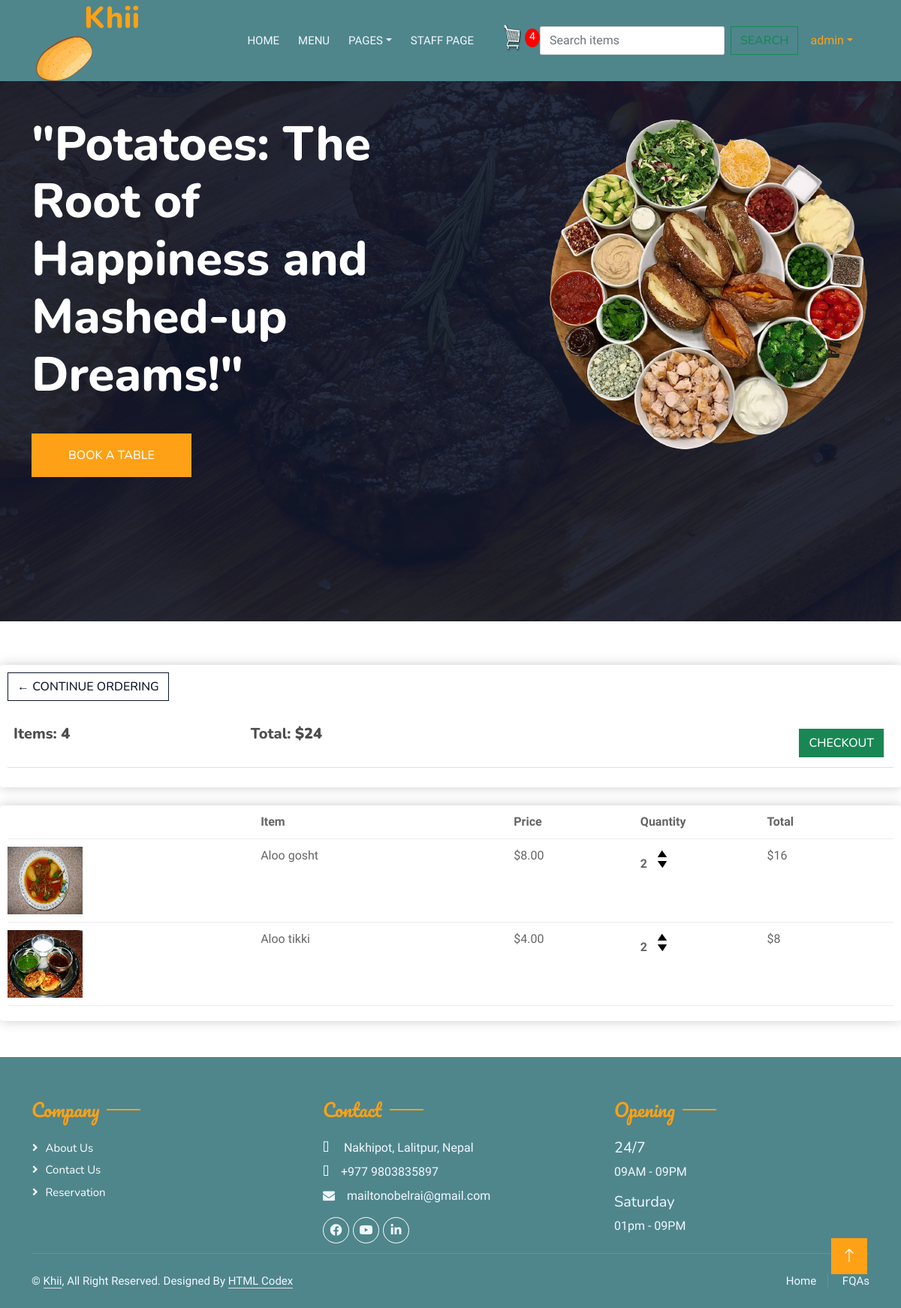
The app's page /cart/ (signed in), older data.
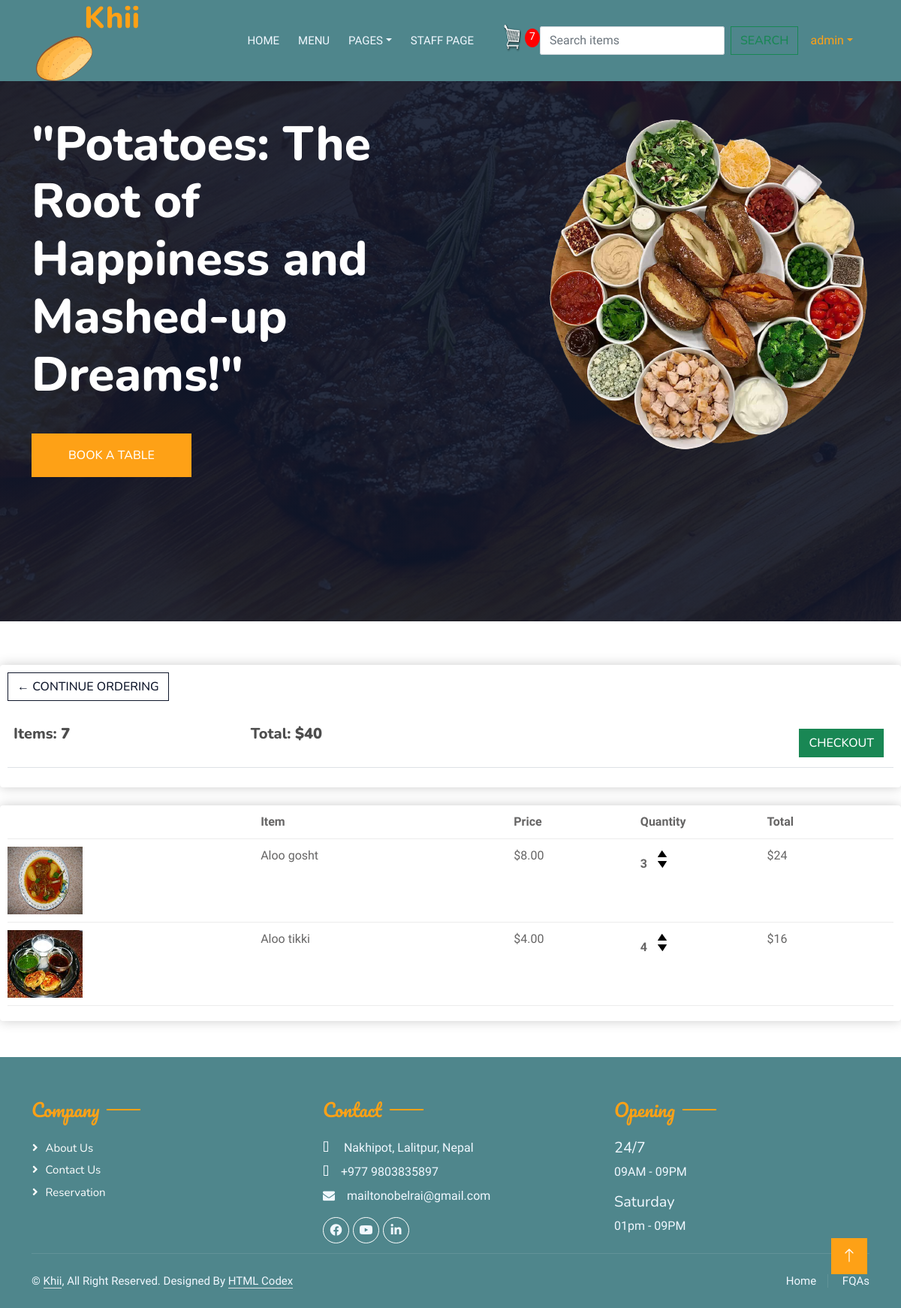
The same page, newer data.
### home/models.py (models this page shows, shortened)
class Order(models.Model):
    customer = models.ForeignKey(Customer, on_delete=models.SET_NULL, null=True, blank=True)
    date_ordered = models.DateTimeField(auto_now_add=True)
    complete = models.BooleanField(default=False)
    transaction_id = models.CharField(max_length=100, null=True)
    @property
    def get_cart_total(self):
        order_items = self.orderitem_set.all()
        total = sum([item.get_total for item in order_items])
        return total
    @property
    def get_cart_items(self):
        order_items = self.orderitem_set.all()
        total = sum([item.quantity for item in order_items])
        return total

class OrderItem(models.Model):
    user = models.OneToOneField(User, null=True, blank=True, on_delete=models.CASCADE)
    product = models.ForeignKey(Items, on_delete=models.SET_NULL, blank=True, null=True)
    order = models.ForeignKey(Order, on_delete=models.SET_NULL, null=True, blank=True)
    quantity = models.IntegerField(default=0, null=True, blank=True)
    date_added = models.DateTimeField(auto_now_add=True)
    @property
    def get_total(self):
        return self.quantity * self.product.price

class Items(models.Model):
    name = models.CharField(max_length=20)
    price = models.IntegerField()
    image = models.ImageField(null=True, blank=True, upload_to="images/")
    digital = models.BooleanField(default=False)
    date_added = models.DateTimeField(auto_now_add=True, null=True)

### home/views.py (the view, shortened to what this page needs)
# urls.py: path("cart/", cart, name="cart"),
def cart(request):
    if request.user.is_authenticated:
        customer = request.user.customer
        order, created = Order.objects.get_or_create(customer=customer, complete=False)
        items = order.orderitem_set.all()
        cart_items = order.get_cart_items
    context = {"items": items, "order": order, "cart_items":cart_items}
    return render(request, 'cart.html', context)

### template/cart.html
{% extends 'base.html' %}
{% load static %}
{% block myblock %}
    <div class="row">
        <div class="col-lg-12">
            <div class="box-element">
                <a class="btn btn-outline-dark" href="{% url 'menu' %}">&#x2190; Continue Ordering</a><br><br>
                <table class="table">
                    <tr>
                        <th><h5>Items: <strong>{{ order.get_cart_items }}</strong></h5></th>
                        <th><h5>Total: <strong>${{ order.get_cart_total }}</strong></h5></th>
                        <th>
                            <a class="btn btn-success" style="float:
                            right; margin: 5px;" href="{% url 'checkout' %}">
                                Checkout
                            </a>
                        </th>
                    </tr>
                </table>
            </div>
            <br>
            <div class="box-element">
                <div class="cart-row">
                    <div style="flex: 2"></div>
                    <div style="flex: 2"><strong>Item</strong></div>
                    <div style="flex: 1"><strong>Price</strong></div>
                    <div style="flex: 1"><strong>Quantity</strong></div>
                    <div style="flex: 1"><strong>Total</strong></div>
                </div>
                {% for item in items %}
                    <div class="cart-row">
                    {% if item.product.image %}
                        <div style="flex: 2"><img class="row-image" src='{{ item.product.image.url }}' style="height: 90px"></div>
                    {% else %}
                        <div style="flex: 2"><img class="row-image" src='{{ item.product.imageURL }}' style="height: 90px"></div>
                    {% endif %}
                        <div style="flex: 2">{{ item.product.name }}</div>
                        <div style="flex: 1">${{ item.product.price|floatformat:2 }}</div>
                        <div style="flex: 1">
                            <p class="quantity">{{ item.quantity }}</p>
                            <div class="quantity">
                                <img data-product='{{ item.product.id }}' class="chg-quantity update-cart" data-action="add"
                                     src="{% static  'img/arrow-up.png' %}">
                                <img data-product='{{ item.product.id }}' class="chg-quantity update-cart" data-action="remove"
                                     src="{% static  'img/arrow-down.png' %}">
                            </div>
                        </div>
                        <div style="flex: 1">${{item.get_total }}</div>
                    </div>
                {% endfor %}
            </div>
        </div>
    </div>
{% endblock %}

### template/base.html (shortened to what the changed rows need)
<!DOCTYPE html>
{% load static %}
<html lang="en">
<head>
    <link rel="stylesheet" href="https://cdn.jsdelivr.net/npm/bootstrap-icons@1.10.5/font/bootstrap-icons.css">
    <link href="https://cdnjs.cloudflare.com/ajax/libs/font-awesome/5.10.0/css/all.min.css" rel="stylesheet">
    <link href="{% static 'lib/animate/animate.min.css' %}" rel="stylesheet">
    <link href="{% static 'lib/owlcarousel/assets/owl.carousel.min.css' %}" rel="stylesheet">
    <link href="{% static 'lib/tempusdominus/css/tempusdominus-bootstrap-4.min.css' %}" rel="stylesheet" />
    <link href="{% static 'css/bootstrap.min.css' %}" type="text/css" rel="stylesheet">
    <link href="{% static 'css/style.css' %}" type="text/css" rel="stylesheet">
        <link href="{% static 'css/main.css' %}" type="text/css" rel="stylesheet">
        <link href="{% static 'css/custom.css' %}" type="text/css" rel="stylesheet">
        <link rel="stylesheet" href="https://cdnjs.cloudflare.com/ajax/libs/font-awesome/4.7.0/css/font-awesome.min.css">
</head>
<body>
    <div class="container-xxl bg-white p-0">
        <div class="container-xxl position-relative p-0">
            <nav class="navbar navbar-expand-lg navbar-dark bg-dark px-4 px-lg-5 py-3 py-lg-0">
                <a href="" class="navbar-brand p-0">
                    <h1 class="text-primary m-0"><i class="fa fa-utensils me-4"></i>Khii</h1>
                </a>
                <div class="collapse navbar-collapse" id="navbarCollapse">
                    <a href="{% url 'cart' %}">
                    <img src="{% static 'img/cart.png' %}" id="cart-icon"width="40" height="40">
                    <p id="cart-total">{{ cart_items }}</p>
                    </a>
                </div>
            </nav>
            <div class="container-xxl py-5 bg-dark hero-header mb-5">
                <div class="container my-5 py-5">
                    <div class="row align-items-center g-5">
                        <div class="col-lg-6 text-center text-lg-start">
                            <h1 class="display-3 text-white animated slideInLeft">"Potatoes: The Root of Happiness and Mashed-up Dreams!"</h1>
                        </div>
                    </div>
                </div>
            </div>
        </div>
{% block myblock %}
{% endblock %}
    </div>
</body>
</html>

Row changes from the older to the newer data that the page shows:
changed through a linked row, Order: get_cart_items "4" → "7"; get_cart_total "24" → "40"
changed OrderItem "Aloo gosht": quantity "2" → "3"; get_total "16" → "24"
changed OrderItem "Aloo tikki": quantity "2" → "4"; get_total "8" → "16"
Text that changed along with them:
{{ cart_items }}: "4" → "7"
